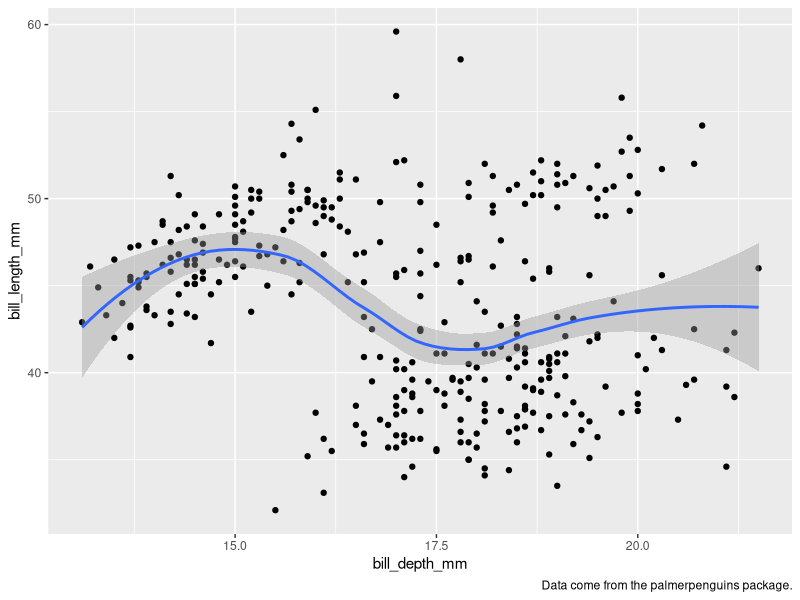
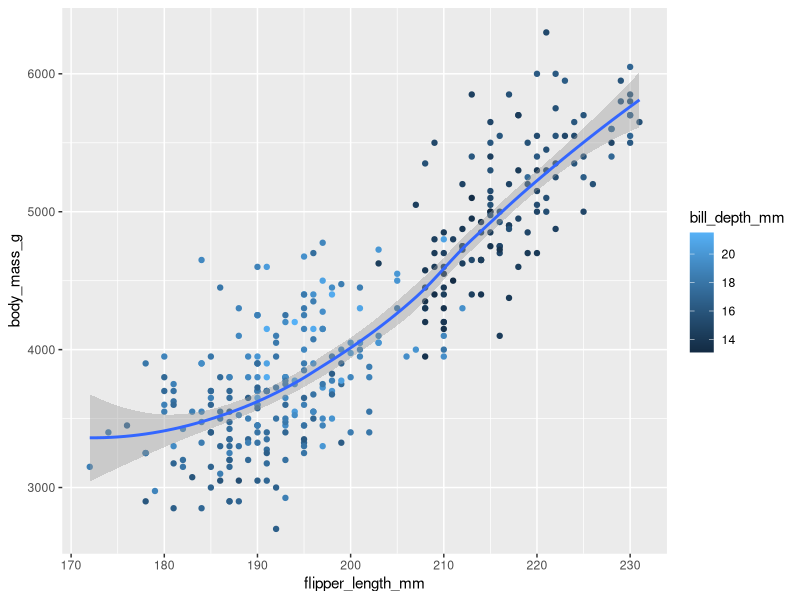
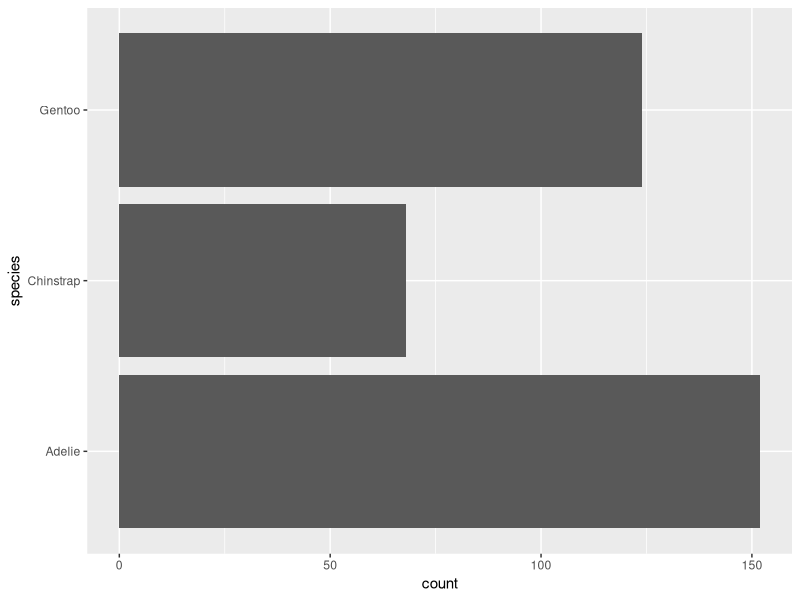
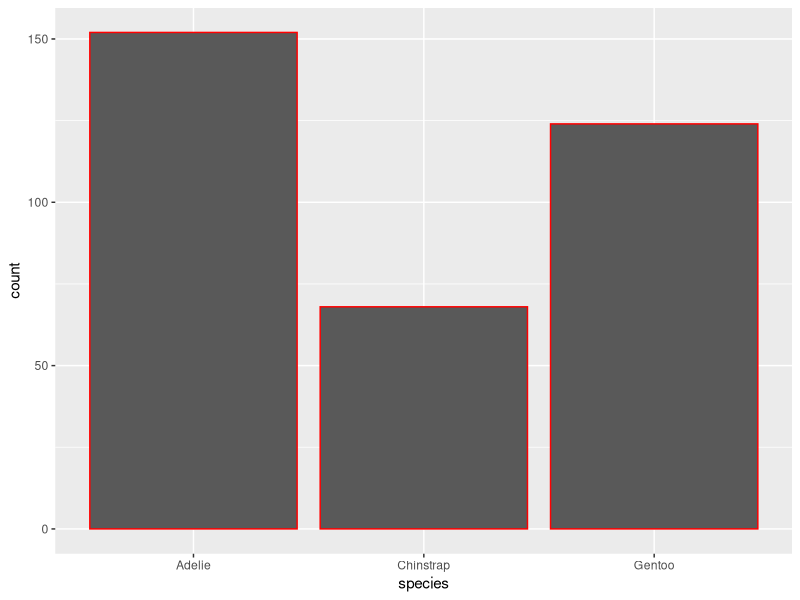
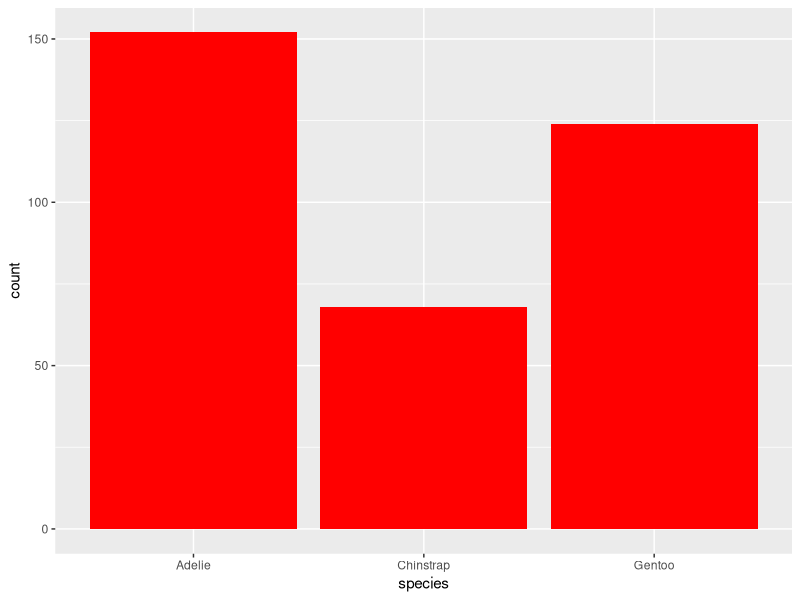
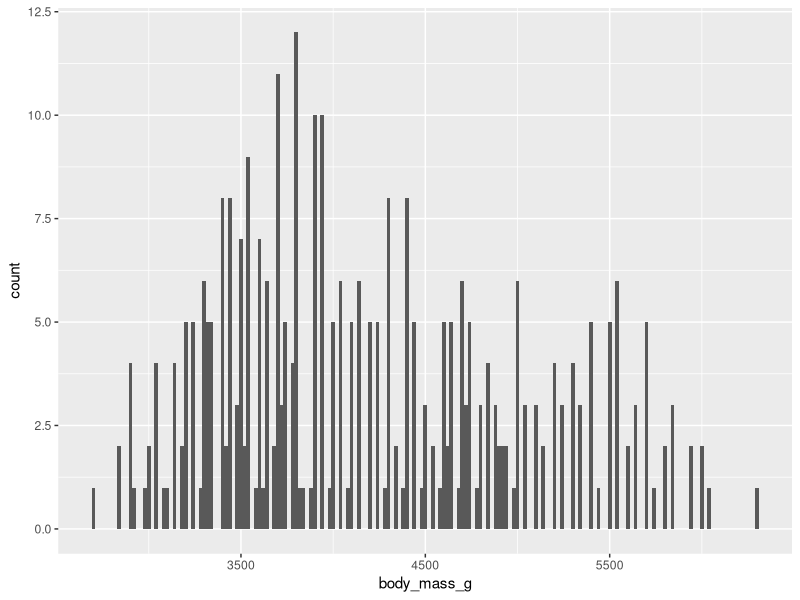
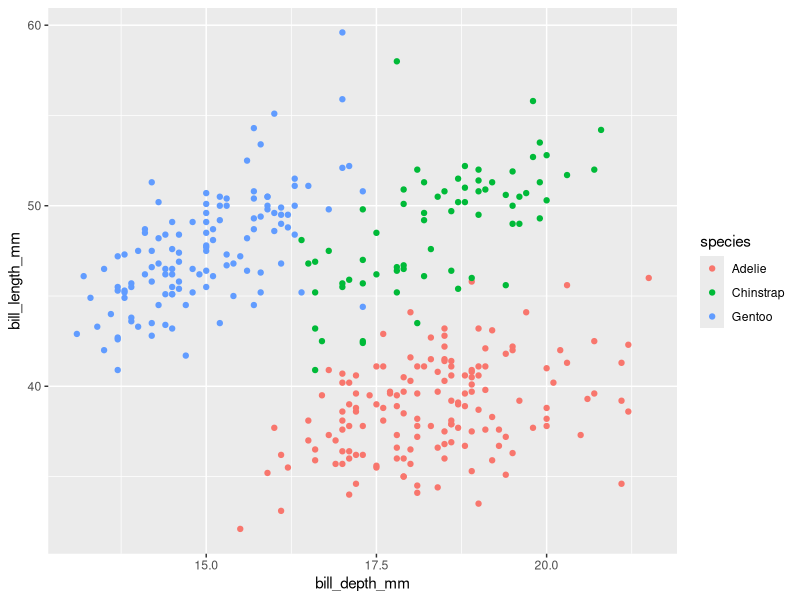
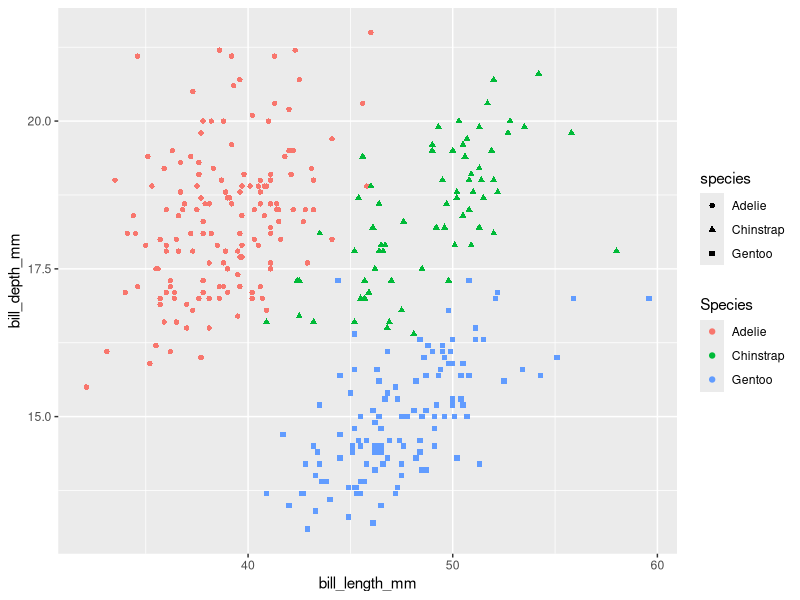

Source code (R) for these figures, in order:
## ---- chunk 1

library(tidyverse)
library(palmerpenguins)
library(ggthemes) #provides colour blind safe colour palette 

view(penguins)

## ---- chunk 2

ggplot(
  data = penguins,
  mapping = aes(x = bill_depth_mm, y = bill_length_mm)
  
)+
  geom_point(na.rm = TRUE)+
  geom_smooth()+
  labs(
    caption = "Data come from the palmerpenguins package."
  )


## ---- chunk 3

ggplot(
  
  data = penguins,
  mapping = aes(x = flipper_length_mm, y = body_mass_g)
  
)+ 
  geom_point(aes(color = bill_depth_mm), na.rm = TRUE)+
  geom_smooth()
  

## ---- chunk 4

ggplot(penguins, aes(y = species))+
  geom_bar()

## ---- chunk 5
ggplot(penguins, aes(x = species)) +
  geom_bar(color = "red")
## ---- chunk 6

ggplot(penguins, aes(x = species)) +
  geom_bar(fill = "red")
## ---- chunk 7

ggplot(penguins, aes(x = body_mass_g))+
  geom_histogram(binwidth = 20)
## ---- chunk 8

ggplot(penguins, aes(x = bill_depth_mm, y = bill_length_mm))+
  geom_point(aes(color = species))

## ---- chunk 9

ggplot(
  data = penguins,
  mapping = aes(
    x = bill_length_mm, y = bill_depth_mm, 
    color = species, shape = species
  )
) +
  geom_point() +
  labs(color = "Species")
## ---- chunk 10

ggplot(
  data = penguins,
  mapping = aes(
    x = bill_length_mm, y = bill_depth_mm, 
    color = species, shape = species
  )
) +
  geom_point() 
## ---- chunk 11
ggplot(penguins, aes(x = island, fill = species)) +
  geom_bar(position = "fill")
## ---- chunk 12
ggplot(penguins, aes(x = species, fill = island)) +
  geom_bar(position = "fill")
## ---- chunk 13

ggplot(mpg, aes(x = class)) +
  geom_bar()
ggplot(mpg, aes(x = cty, y = hwy)) +
  geom_point()
ggsave("mpg-plot.png")

## ---- chunk 14

ggplot(mpg, aes(x = class)) +
  geom_bar()
ggplot(mpg, aes(x = cty, y = hwy)) +
  geom_point()
ggsave("mpg-plot.pdf")

## ---- chunk 15

ggplot(diamonds, aes(x= x))+
  geom_histogram(binwidth = 1)

  

## ---- chunk 16

  
ggplot(diamonds, aes(x= y))+
  geom_histogram(binwidth = 1)
## ---- chunk 17

ggplot(diamonds, aes(x= z))+
  geom_histogram(binwidth = 1)

## ---- chunk 18

ggplot(diamonds, aes(price))+
  geom_histogram(binwidth = 1)


## ---- chunk 19
library(scales)
# (messy, skewed and hides structure)
ggplot(diamonds, aes(x = price)) +
  geom_histogram(binwidth = 500)


# better binning and clear comparison

ggplot(diamonds, aes(x = price)) +
  geom_histogram(binwidth = 100, fill = "steelblue", color = "white") +
  scale_x_log10(labels = dollar_format()) +
  labs(
    x = "Price (log10 scale)",
    y = "Count",
    title = "Distribution of diamond prices"
  )


## ---- chunk 20

# zooming in with coord_cartesian to spot anomalities 
#This reveals some clearly impossible values (like 0, or >30mm)

ggplot(diamonds, aes(x = y)) +
  geom_histogram(binwidth = 0.5)

ggplot(diamonds, aes(x = y)) +
  geom_histogram(binwidth = 0.5, fill = "tomato", color = "white") +
  coord_cartesian(xlim = c(0, 20)) +
  labs(
    x = "Diamond width (mm)",
    y = "Count",
    title = "Distribution of diamond width (y) with zoomed view"
  )



## ---- chunk 21

ggplot(diamonds, aes(x = price, y= carat))+
  geom_point()


## ---- chunk 22

ggplot(diamonds, aes(x= carat, y = cut))+
  geom_point()

## ---- chunk 23

ggplot(diamonds, aes(x= cut_width(price, 2000), y = carat))+
  geom_boxplot()+
  labs(
    x = "Carat",
    y = "Count",
    title = "Distribution of carat across different price bins"
  )
  
    
    

## ---- chunk 24
diamonds |> 
  filter(x >= 4) |> 
  ggplot(aes(x = x, y = y)) +
  geom_point() +
  coord_cartesian(xlim = c(4, 11), ylim = c(4, 11))


## ---- chunk 25


diamonds |> 
  filter(x >= 4) |> 
  ggplot(aes(x = x, y = y)) +
  geom_bin2d(binwidth = c(0.1, 0.1)) +
  coord_cartesian(xlim = c(4, 11), ylim = c(4, 11)) +
  scale_fill_viridis_c() +
  labs(
    x = "Length (x)",
    y = "Width (y)",
    fill = "Count",
    title = "Binned plot of diamond x vs y (rectangular bins)"
  )
